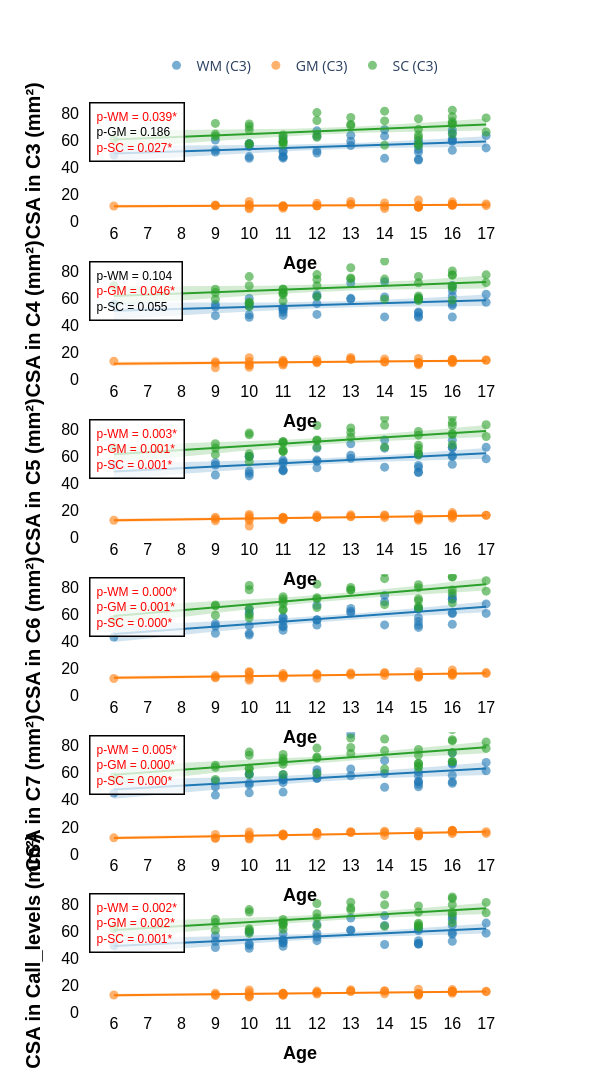

The notebook cell this image was saved under:
### Code cell
plot_CSA_all_labels(df_GM_WM_SC, sex='F')
